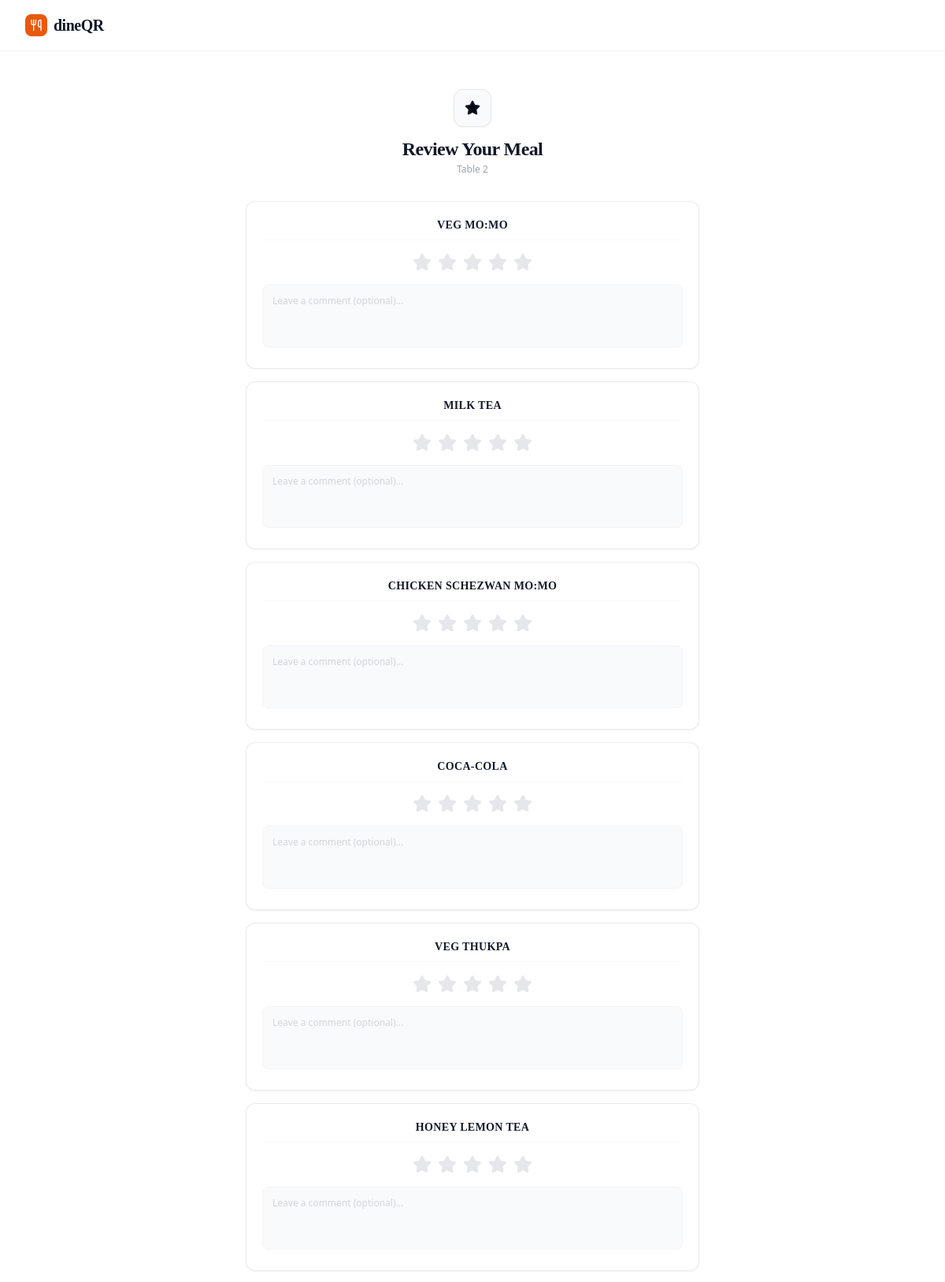
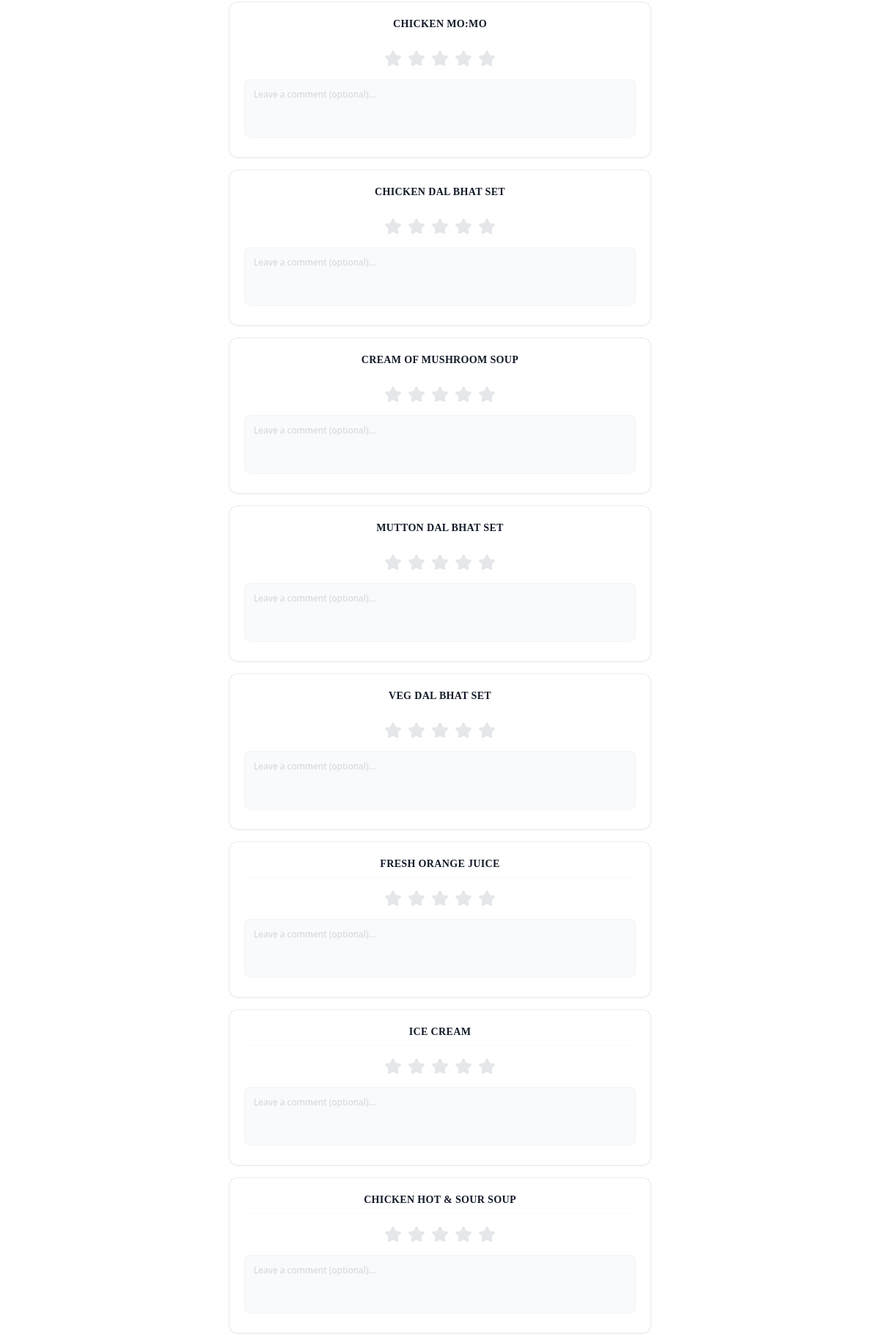
Page /order/review/1/ (upper part) on the committed database (2 pictures, top to bottom).
### orders/models.py (models this page shows, shortened)
class Order(models.Model):
    id: int
    STATUS_CHOICES = [
        ("received", "Received"),
        ("preparing", "Preparing"),
        ("ready", "Ready"),
        ("completed", "Completed"),
        ("canceled", "Canceled"),
    ]
    table_number = models.IntegerField()
    status = models.CharField(max_length=20, choices=STATUS_CHOICES, default="received")
    total_price = models.DecimalField(max_digits=10, decimal_places=2, default=0.00)  # type: ignore
    is_paid = models.BooleanField(default=False)
    paid_at = models.DateTimeField(null=True, blank=True)
    paid_amount = models.DecimalField(max_digits=10, decimal_places=2, default=0.00)
    created_at = models.DateTimeField(auto_now_add=True)

class MenuItem(models.Model):
    category = models.ForeignKey(
        Category, on_delete=models.CASCADE, related_name="items"
    )
    name = models.CharField(max_length=200)
    description = models.TextField(blank=True)
    price = models.DecimalField(max_digits=6, decimal_places=2)
    image = models.ImageField(upload_to="menu_items/", blank=True, null=True)
    is_available = models.BooleanField(default=True)
    best_seller = models.BooleanField(default=False)
    veg = models.BooleanField(default=False)
    SPICE_CHOICES = [
        ("sweet", "Sweet"),
        ("neutral", "Neutral"),
        ("mild", "Mild"),
        ("medium", "Medium"),
        ("hot", "Hot"),
    ]
    spice_level = models.CharField(
        max_length=10, choices=SPICE_CHOICES, default="neutral"
    )
    preparation_time = models.PositiveIntegerField(default=15)
    is_featured = models.BooleanField(
        default=False, verbose_name="Featured/Recommended"
    )
    id: int
    frequent_companion: "MenuItem | None"
    def image_tag(self):
        if self.image:
            return format_html(
                '<img src="{}" style="width: 50px; height:50px; object-fit:cover; border-radius:5px;" />',
                self.image.url,
            )
        return "No Image"
    image_tag.short_description = "Preview"

### orders/views.py (the view, shortened to what this page needs)
# urls.py: path("order/review/<int:order_id>/", views.order_review_page, name="order_review"),
def order_review_page(request, order_id):
    try:
        current_order = Order.objects.get(id=order_id)
        orders_to_review = Order.objects.filter(
            table_number=current_order.table_number,
            created_at__gte=current_order.created_at - timedelta(hours=3),
            status__in=["received", "preparing", "ready", "completed"],
        ).prefetch_related("items__menu_item")
    except Order.DoesNotExist:
        return redirect("menu")
    items_to_review = []
    seen_items = set()
    for o in orders_to_review:
        for i in o.items.all():
            if i.menu_item.id not in seen_items:
                items_to_review.append(i.menu_item)
                seen_items.add(i.menu_item.id)
    return render(
        request,
        "orders/order_review.html",
        {"order": current_order, "items_to_review": items_to_review},
    )

### templates/orders/order_review.html (shortened to what this page needs)
{% extends 'orders/base.html' %}
{% block content %}
<div class="max-w-xl mx-auto py-6 pb-16">
    <div class="text-center mb-8">
        <div class="w-12 h-12 bg-gray-50 border border-gray-200 rounded-xl flex items-center justify-center mx-auto mb-3 shadow-sm">
            <i data-lucide="star" class="w-5 h-5 text-gray-900 fill-gray-950"></i>
        </div>
        <h1 class="text-2xl font-serif font-bold text-gray-900 tracking-tight">Review Your Meal</h1>
        <p class="text-xs text-gray-400 font-medium mt-0.5">Table {{ order.table_number }}</p>
    </div>
    <form method="POST" id="review-form" class="space-y-4">
        {% for item in items_to_review %}
        <div class="bg-white rounded-xl p-5 border border-gray-200/80 shadow-sm space-y-4">
            <h3 class="font-serif font-bold text-sm text-gray-900 text-center uppercase tracking-wide border-b border-gray-50 pb-2">{{ item.name }}</h3>
            <div class="flex justify-center gap-2 flex-row-reverse" id="star-group-{{ item.id }}">
                <label for="star5_{{ item.id }}" class="cursor-pointer text-gray-200 hover:text-gray-900 peer-checked:text-gray-900 transition-colors">
                    <i data-lucide="star" class="w-6 h-6 fill-current"></i>
                </label>
                <label for="star4_{{ item.id }}" class="cursor-pointer text-gray-200 hover:text-gray-900 peer-checked:text-gray-900 transition-colors">
                    <i data-lucide="star" class="w-6 h-6 fill-current"></i>
                </label>
                <label for="star3_{{ item.id }}" class="cursor-pointer text-gray-200 hover:text-gray-900 peer-checked:text-gray-900 transition-colors">
                    <i data-lucide="star" class="w-6 h-6 fill-current"></i>
                </label>
                <label for="star2_{{ item.id }}" class="cursor-pointer text-gray-200 hover:text-gray-900 peer-checked:text-gray-900 transition-colors">
                    <i data-lucide="star" class="w-6 h-6 fill-current"></i>
                </label>
                <label for="star1_{{ item.id }}" class="cursor-pointer text-gray-200 hover:text-gray-900 peer-checked:text-gray-900 transition-colors">
                    <i data-lucide="star" class="w-6 h-6 fill-current"></i>
                </label>
            </div>
            <textarea
                name="comment_{{ item.id }}"
                placeholder="Leave a comment (optional)..."
                class="w-full p-3 bg-gray-50 border border-gray-100 rounded-lg text-xs focus:bg-white outline-none transition-all resize-none h-20 font-normal placeholder:text-gray-300"
            ></textarea>
        </div>
        {% endfor %}
    </form>
</div>
{% endblock %}

### templates/orders/base.html (style rules this page uses)
body { padding-bottom: 90px; }

### rows in the picture
Order: table_number "2"
MenuItem: name "VEG MO:MO", id "Leave a comment (optional)..."
MenuItem: name "MILK TEA", id "Leave a comment (optional)..."
MenuItem: name "CHICKEN SCHEZWAN MO:MO", id "Leave a comment (optional)..."
MenuItem: name "COCA-COLA", id "Leave a comment (optional)..."
MenuItem: name "VEG THUKPA", id "Leave a comment (optional)..."
MenuItem: name "HONEY LEMON TEA", id "Leave a comment (optional)..."
MenuItem: name "CHICKEN MO:MO", id "Leave a comment (optional)..."
MenuItem: name "CHICKEN DAL BHAT SET", id "Leave a comment (optional)..."
MenuItem: name "CREAM OF MUSHROOM SOUP", id "Leave a comment (optional)..."
MenuItem: name "MUTTON DAL BHAT SET", id "Leave a comment (optional)..."
MenuItem: name "VEG DAL BHAT SET", id "Leave a comment (optional)..."
MenuItem: name "FRESH ORANGE JUICE", id "Leave a comment (optional)..."
MenuItem: name "ICE CREAM", id "Leave a comment (optional)..."
MenuItem: name "CHICKEN HOT & SOUR SOUP", id "Leave a comment (optional)..."
